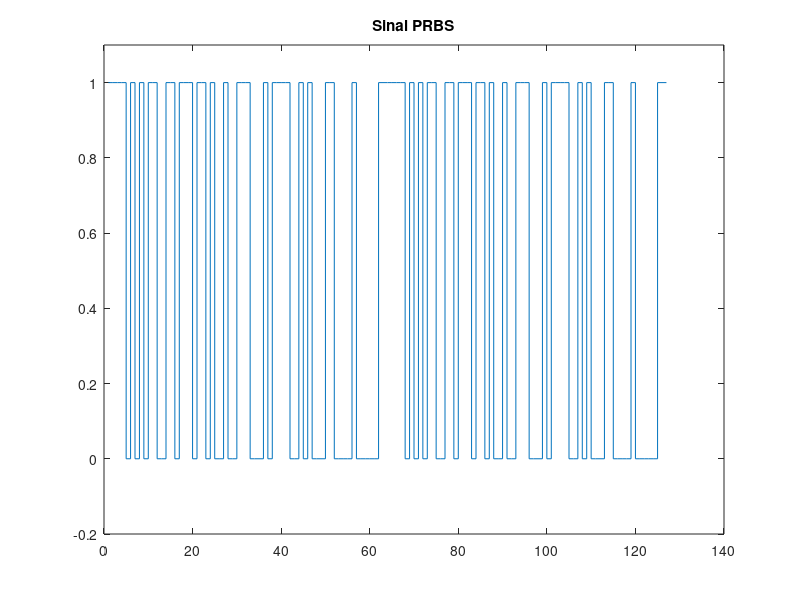

The MATLAB source for this figure:
%Autor: Lucas Raduy Gomes de Camargo
% Código adptado para a planta de vazão e pH. 

P=7;                            %Sequencia PRBS
L=(2^P)-1;                      %tamanho do vetor necessario para criar o PRBS
O=10;

x=randi([0,1],P,O);
x=[x;zeros(L-P,O)];             %Deixa o vetor do tamanho necessario para a gereação do sinal
xorOut=0;

for i=1:L
    x=circshift(x,1);           %Desloca o vetor
    for j=1:O
        xorOut=xor(x((7),j),x((6),j));    %Aplica a operação xor nos bits corretos para um PRBS15
        
        x(1,j)=xorOut;                %substitui a primeira posição do vetor com o valor calculado pela operação XOR
    end
end
prbs=x;
x_norm=(prbs).*(10);
figure
stairs(prbs(:,1))
ylim([-0.2 1.1])
title('Sinal PRBS')                                 
t = linspace(5,1.5e3,127)';                % Adptação no vetor tempo para garantir a estabilização do sinal da planta quando submetida a uma mudança de amplitude do sinal.
t = (t) + 5*rand(length(prbs),1);
x_duplo2=[t,prbs];                         % Adaptação no formato em que os dados serão salvos. 
csvwrite('sigControl.data',x_duplo2);

fprintf('Média: %f \n',mean(x));
fprintf('Variância: %f \n',var(x));